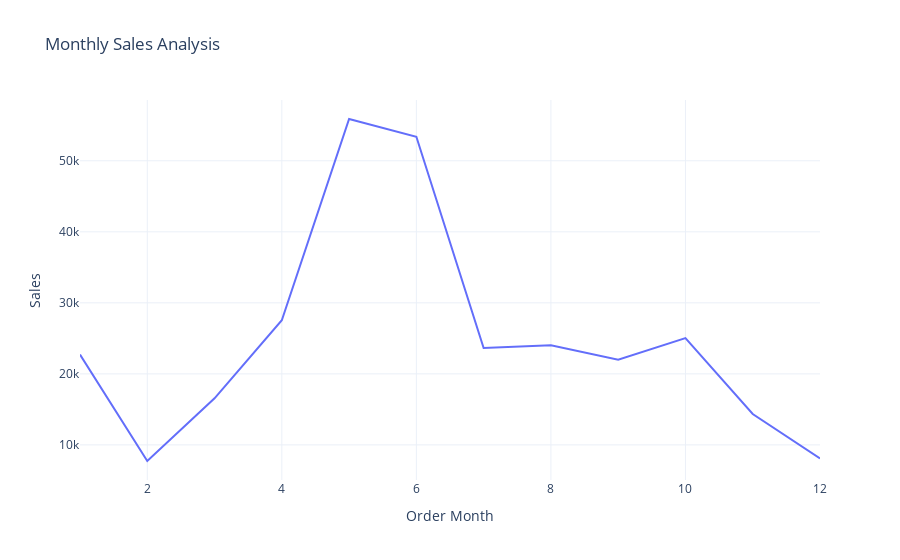

This figure's notebook cell:
### Code cell
sales_by_month = data.groupby('Order Month')['Sales'].sum().reset_index()
fig = px.line(sales_by_month, x = 'Order Month', y = 'Sales', title = 'Monthly Sales Analysis')
fig.show()

### Figure 1 — Plotly figure (JSON) as saved in the notebook; plotly's stock layout.template omitted (floating-point values rounded to 4 significant figures)
{"data": [{"hovertemplate": "Order Month=%{x}<br>Sales=%{y}<extra></extra>", "legendgroup": "", "line": {"color": "#636efa", "dash": "solid"}, "marker": {"symbol": "circle"}, "mode": "lines", "name": "", "orientation": "v", "showlegend": false, "type": "scatter", "x": [1, 2, 3, 4, 5, 6, 7, 8, 9, 10, 11, 12], "xaxis": "x", "y": [22730.0, 7733.0, 16560.0, 27550.0, 55880.0, 53380.0, 23650.0, 24030.0, 22010.0, 25030.0, 14350.0, 8093.0], "yaxis": "y"}], "layout": {"legend": {"tracegroupgap": 0}, "title": {"text": "Monthly Sales Analysis"}, "xaxis": {"anchor": "y", "domain": [0, 1], "title": {"text": "Order Month"}}, "yaxis": {"anchor": "x", "domain": [0, 1], "title": {"text": "Sales"}}}}
